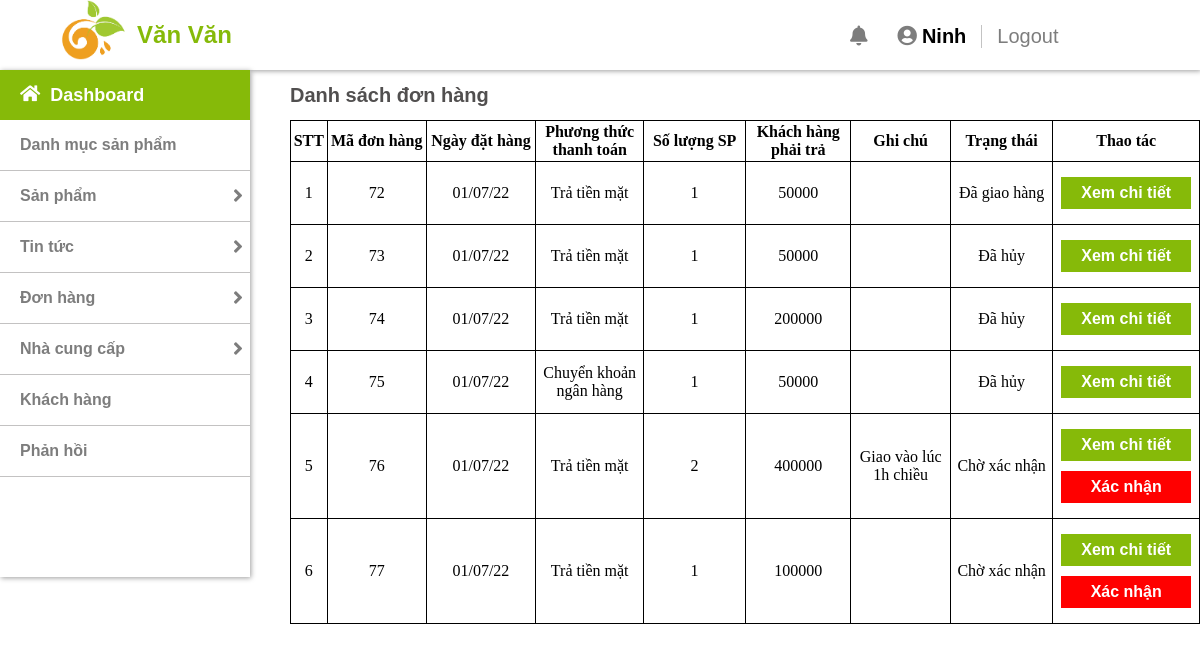
Screenshot of /admin/orders.php (signed in) with the database file from the repository.
### tables this page shows
CREATE TABLE `tblorder` (
  `order_id` int(11) NOT NULL,
  `user_id` int(11) NOT NULL,
  `date` datetime NOT NULL,
  `status` int(11) NOT NULL DEFAULT 0,
  `name` varchar(50) NOT NULL,
  `address` varchar(255) NOT NULL,
  `phone` int(11) NOT NULL,
  `payment_method` int(11) NOT NULL DEFAULT 0,
  `note` varchar(255) NOT NULL
);

### lib/database.php (called while the page is built, shortened)
<?php
    class Database{
        public $host = DB_HOST;
        public $user = DB_USER;
        public $pass = DB_PASS;
        public $dbname = DB_NAME;
        public $link;
        private function connectDB(){
            $this->link =  new mysqli($this->host, $this->user, $this->pass, $this->dbname);
        }
        public function select($query){
            $result = $this->link->query($query) or die($this->link->error.__LINE__);
            if($result->num_rows > 0){
                return $result;
            }
            else {
                return false;
            }
        }
    }

### classes/order.php (called while the page is built, shortened)
<?php
    $filepath = realpath(dirname(__FILE__));
    include_once ($filepath.'/../lib/database.php');
?>
<?php
    class order{
        private $db;
        public function __construct()
        {
            $this->db = new Database();
        }
        public function show_order(){
           $get_order = "SELECT *FROM tblorder";
            $result_order = $this->db->select($get_order);
            return $result_order;
        }
        public function get_sum($order_id){
            $query = "SELECT *FROM order_detail WHERE order_id = '$order_id'";
            $result = $this->db->select($query);
        }
    }
?>

### lib/session.php (called while the page is built, shortened)
<?php
    class Session{
        public static function get($key){
            if(isset($_SESSION[$key])){
                return $_SESSION[$key];
            }
            else{
                return false;
            }
        }
    }
?>

### admin/orders.php (the view, shortened to what this page needs)
<?php
    include "include/header.php";
    include "include/sidebar.php";
    include "../classes/order.php";
?>
<?php
    $order = new order();
?>
<div class="content">
    <p class="content-title">Danh sách đơn hàng</p>
    <table>
        <tr>
            <th id="stt">STT</th>
            <th>Mã đơn hàng</th>
            <th>Ngày đặt hàng</th>
            <th>Phương thức thanh toán</th>
            <th>Số lượng SP</th>
            <th>Khách hàng phải trả</th>
            <th>Ghi chú</th>
            <th>Trạng thái</th>
            <th>Thao tác</th>
        </tr>
        <?php
            $order_list = $order->show_order();
            if($order_list){
                $i = 0;
                while($result = $order_list->fetch_assoc()){
                    $i ++;
        ?>
        <tr>
            <td   id="stt"><?php echo $i; ?></td>
            <td  ><?php  echo $result['order_id'] ?></td>
            <td  ><?php  echo date('d/m/y', strtotime($result['date'])) ?></td>
            <td  >
                <?php
                    if($result['payment_method']==0){
                        echo "Trả tiền mặt";
                    }
                    else{
                        echo "Chuyển khoản ngân hàng";
                    }
                ?>
            </td>
            <td  ><?php
                $order->get_sum($result['order_id']);
                echo Session::get('sum_quantity');
            ?></td>
            <td  ><?php  echo Session::get('sum_price') ?></td>
            <td><?php echo $result['note'] ?></td>
            <td  >
                <?php
                    if($result['status'] == 0){
                        echo "Chờ xác nhận";
                    }
                    else if($result['status'] == 1){
                        echo "Đang giao hàng";
                    }
                    else if($result['status'] == 2){
                        echo "Đã giao hàng";
                    }
                    else if($result['status'] == 3){
                        echo "Đã hủy";
                    }
                ?>
            </td>
            <td  >
                <a href="orderdetail.php?order_id=<?php echo $result['order_id'] ?>" style=" width: 110px; margin-bottom: 5px; margin-top: 5px">Xem chi tiết</a><br>
                <?php
                    if($result['status'] == 0){
                ?>
                <a href="?xacnhan=<?php echo $result['order_id'] ?>" style=" width: 110px;margin-bottom: 5px; margin-top: 5px; background-color: red">Xác nhận</a>
                <?php
                    }
                ?>
            </td>
        </tr>
        <?php
                }
            }
        ?>
    </table>
</div>

### admin/css/style.css (style rules this page uses)
* { margin: 0; padding: 0; }
a { text-decoration: none; }
h1, h2, h3, p, a { font-family: "Roboto Slab", sans-serif; }
.content { float: right; width: calc(100% - 290px); padding-bottom: 100px; }
.content-title { color: rgba(51, 48, 48, 0.85); font-size: 20px; font-weight: bold; line-height: 50px; }
th { height: 40px; }
td, th { border: 1px solid; width: 150px; }
td { height: 40px; }
table { border-collapse: collapse; }
#stt { width: 40px; }
td { padding-top: 10px; padding-bottom: 10px; text-align: center; }
td>a { background: #86ba09; color: white; padding-top: 7px; padding-left: 10px; padding-right: 10px; padding-bottom: 7px; font-weight: bold; margin-left: 5px; margin-right: 5px; display: inline-block; }

### rows the page displays
tblorder: order_id "72", date "01/07/22", payment_method "Trả tiền mặt", Session "1", Session "50000", status "Đã giao hàng"
tblorder: order_id "73", date "01/07/22", payment_method "Trả tiền mặt", Session "1", Session "50000", status "Đã hủy"
tblorder: order_id "74", date "01/07/22", payment_method "Trả tiền mặt", Session "1", Session "200000", status "Đã hủy"
tblorder: order_id "75", date "01/07/22", payment_method "Chuyển khoản ngân hàng", Session "1", Session "50000", status "Đã hủy"
tblorder: order_id "76", date "01/07/22", payment_method "Trả tiền mặt", Session "2", Session "400000", note "Giao vào lúc 1h chiều", status "Chờ xác nhận"
tblorder: order_id "77", date "01/07/22", payment_method "Trả tiền mặt", Session "1", Session "100000", status "Chờ xác nhận"

### other values shown
$admin_name "Ninh"
